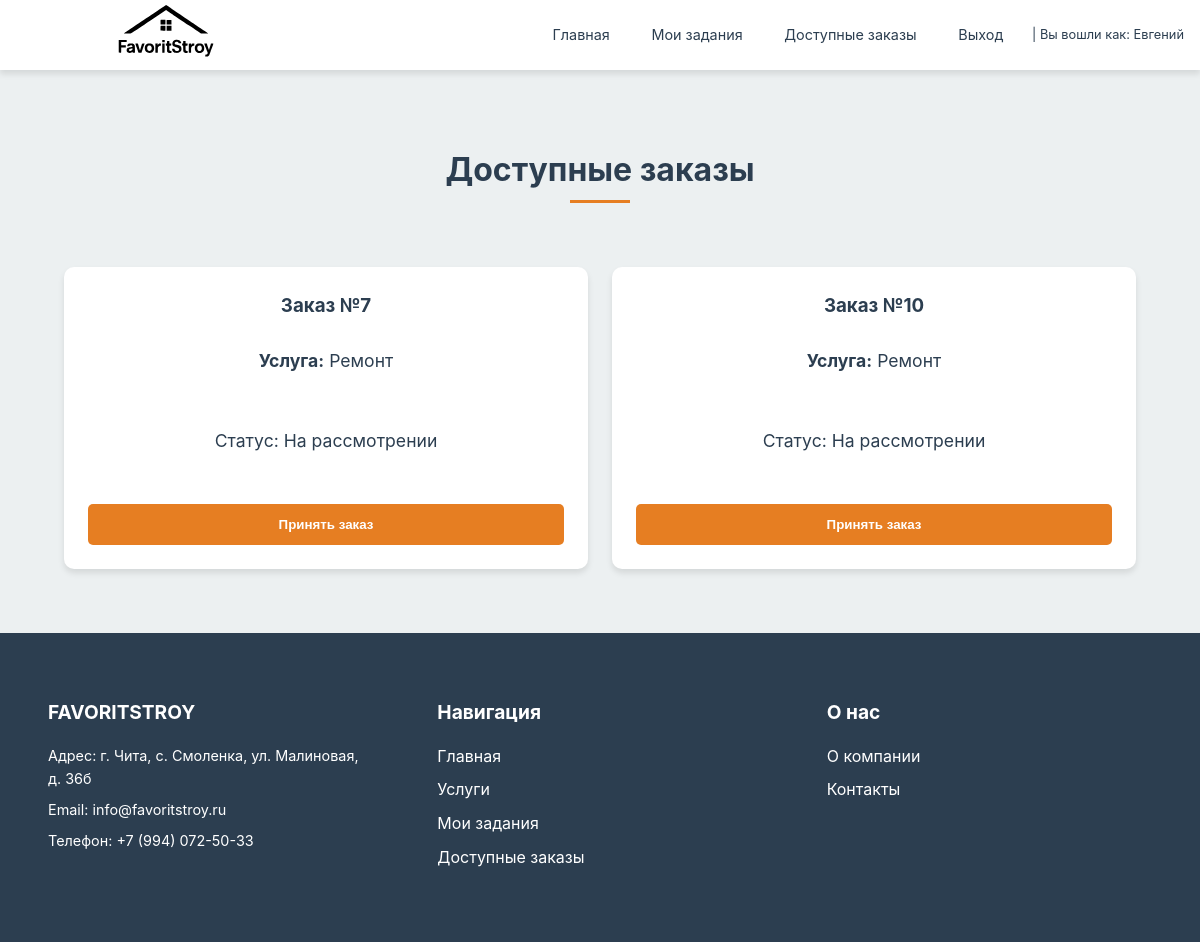
Page /orders/available/ (signed in) on the earlier database version.
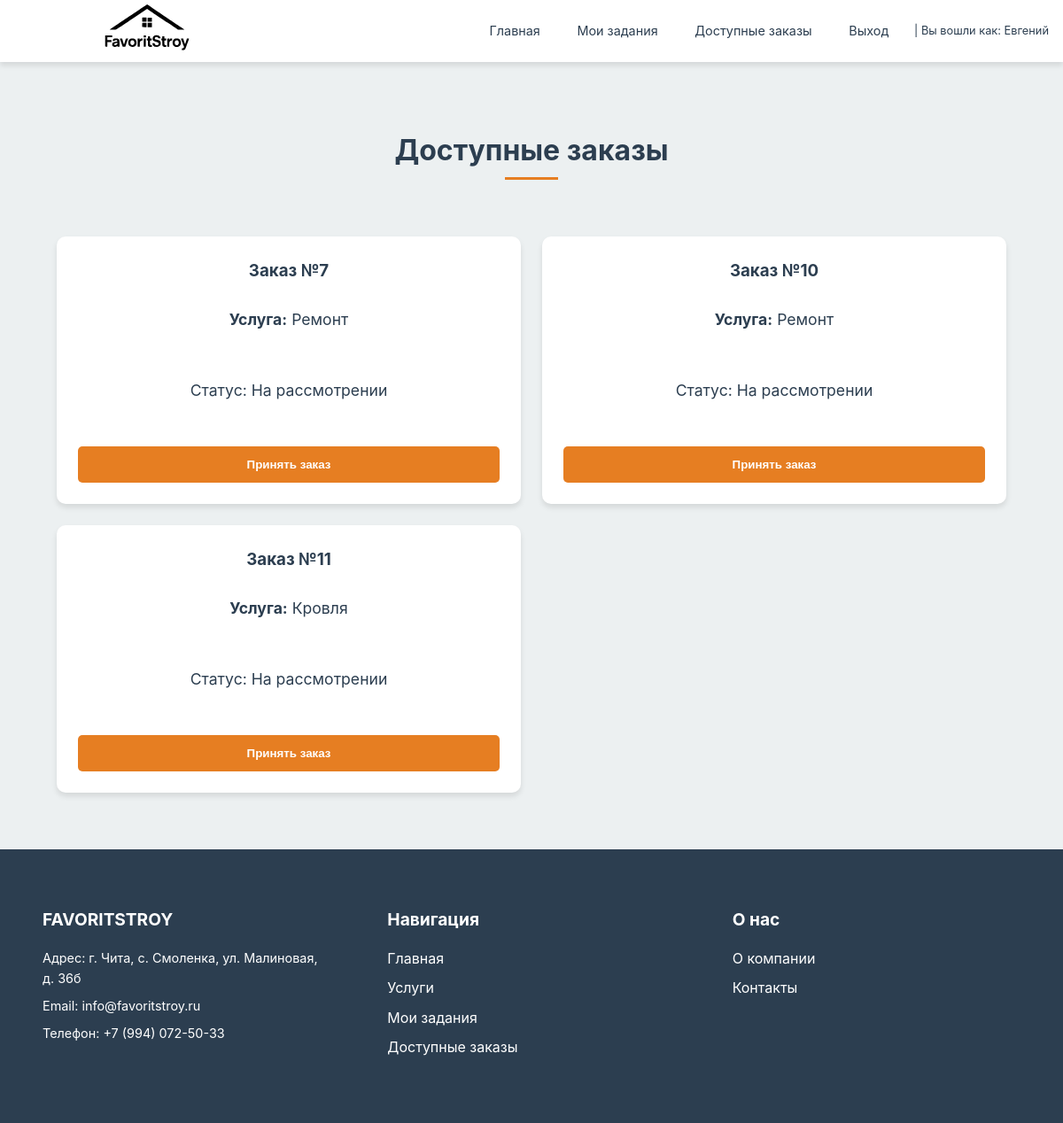
Same page on the later database version.
### orders/models.py (models this page shows)
class Order(models.Model):
    STATUS_CHOICES = (
        ('pending_review', 'На рассмотрении'),  # добавили
        ('in_progress', 'В процессе'),
        ('completed', 'Завершен'),
        ('rejected', 'Отклонён'),  # можно на будущее
    )
    client = models.ForeignKey(User, on_delete=models.CASCADE, related_name='client_orders')
    worker = models.ForeignKey(User, on_delete=models.SET_NULL, null=True, blank=True, related_name='worker_orders')
    service = models.ForeignKey(Service, on_delete=models.CASCADE)
    status = models.CharField(max_length=20, choices=STATUS_CHOICES, default='pending')
    progress_notes = models.TextField(blank=True)
    full_name = models.CharField(max_length=100, default='Имя не указано')
    phone_number = models.CharField(max_length=20, default='Не указан')
    address = models.CharField(max_length=255, default='Не указан')
    comment = models.TextField(blank=True)
    created_at = models.DateTimeField(auto_now_add=True)
    def __str__(self):
        return f"{self.client.username} - {self.service.title}"

### services/models.py (models this page shows, shortened)
class Service(models.Model):
    CATEGORY_CHOICES = [
        ('remont', 'Ремонт'),
        ('stroitelstvo', 'Строительство'),
        ('otdelka', 'Отделка'),
        ('demontazh', 'Демонтаж'),
        ('proektirovanie', 'Проектирование'),
    ]
    title = models.CharField(max_length=200)
    description = models.TextField()
    price = models.DecimalField(max_digits=10, decimal_places=2)
    image = models.ImageField(upload_to='services/', blank=True)
    category = models.CharField(
        max_length=20,
        choices=CATEGORY_CHOICES,
        default='stroitelstvo'
    )

### orders/views.py (the view)
# urls.py: path('available/', views.available_orders, name='available_orders'),
@role_required('worker')
@login_required
def available_orders(request):
    orders = Order.objects.filter(worker__isnull=True, status='pending_review')
    logger.info(f"Доступные заказы для рабочего {request.user}: {orders}")
    return render(request, 'available_orders.html', {'orders': orders})

### templates/available_orders.html (shortened to what this page needs)
{% extends 'base.html' %}
{% block content %}
<section class="available-orders">
    <div class="section-content">
        <h2>Доступные заказы</h2>
        {% if orders %}
            <div class="orders-grid">
                {% for order in orders %}
                    <div class="order-card">
                        <h3>Заказ №{{ order.id }}</h3>
                        <p><strong>Услуга:</strong> {{ order.service.title }}</p>
                        <p class="status">Статус: <span class="status-{{ order.status|lower }}">{{ order.get_status_display }}</span></p>
                        <form method="post" action="{% url 'accept_order' order.id %}" class="accept-form">
                            <button type="submit" class="btn">Принять заказ</button>
                        </form>
                    </div>
                {% endfor %}
            </div>
        {% else %}
            <div class="empty-state">
                <p>Нет доступных заказов.</p>
            </div>
        {% endif %}
    </div>
</section>
{% endblock %}

Differences in the rows shown:
added Order: id "11", service "Кровля", status "На рассмотрении"
